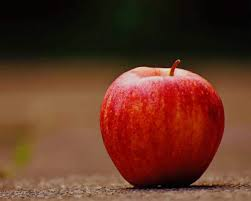
#> input picture src/dataset(apples)/img_p1_115.jpeg, 251 x 201 px; its folder holds only this picture in this run
$ python -i image_resize.py   (imports and definitions only)   (older library calls are emulated)
#> lines starting #> are read from the running program, lines starting #| are printed output that depends on the picture
from PIL import Image
import os
from tqdm import tqdm

def resize_and_crop_image(input_path, output_path, size=(512, 512)):
#> called with input_path = 'src/dataset(apples)/img_p1_115.jpeg', output_path = 'out.png', size = (512, 512)
    try:
        with Image.open(input_path) as img:
#> img is the input picture: PIL image 251x201 RGB; mean R, G, B 98.5, 53.5, 36.5
            if img.mode in ("RGBA", "P"):
                img = img.convert("RGB")

            target_width, target_height = size

            img_ratio = img.width / img.height #根据宽高比决定缩放方式
#> img_ratio = 1.25
            target_ratio = target_width / target_height

            if img_ratio > target_ratio: #图片过宽，按高度缩放
                new_height = target_height
                new_width = int(new_height * img_ratio)
#> new_width = 639
            else:
                new_width = target_width #图片过高或比例相等，按宽度缩放
                new_height = int(new_width / img_ratio)

            img_resized = img.resize((new_width, new_height), Image.ANTIALIAS)

            left = (new_width - target_width) / 2
#> left = 63.5
            top = (new_height - target_height) / 2
            right = left + target_width
#> right = 575.5
            bottom = top + target_height

            img_cropped = img_resized.crop((left, top, right, bottom))
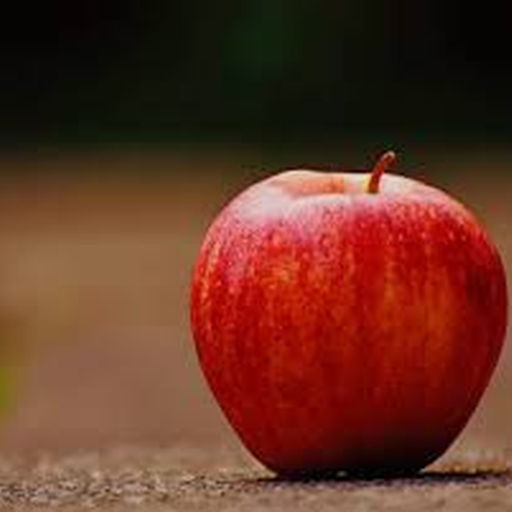
#> img_cropped: PIL image 512x512 RGB; mean R, G, B 100.6, 51.3, 35.7

            img_cropped.save(output_path)
    except Exception as e:
        print(f"处理图片时出错: {input_path}, 错误信息: {e}")

def resize_images_in_folder(input_folder, output_folder, size=(512, 512)):

    os.makedirs(output_folder, exist_ok=True)

    files = [f for f in os.listdir(input_folder) if f.lower().endswith((".png", ".jpg", ".jpeg", ".bmp", ".gif"))]

    for filename in tqdm(files, desc="处理图片", unit="张"):
        input_path = os.path.join(input_folder, filename)
        output_path = os.path.join(output_folder, filename)

        resize_and_crop_image(input_path, output_path, size)


# [7 lines not run here, left out]

>>> result = resize_and_crop_image('src/dataset(apples)/img_p1_115.jpeg', 'out.png')

$ run again, on src/dataset(apples)/img_p1_117.jpeg
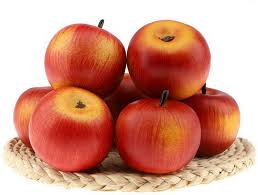
#> input picture src/dataset(apples)/img_p1_117.jpeg, 258 x 195 px
#> in resize_and_crop_image, img is the input picture: PIL image 258x195 RGB; mean R, G, B 210, 150.5, 132.6
#> in resize_and_crop_image, `img_cropped = img_resized.crop((left, top, right, bottom))`:
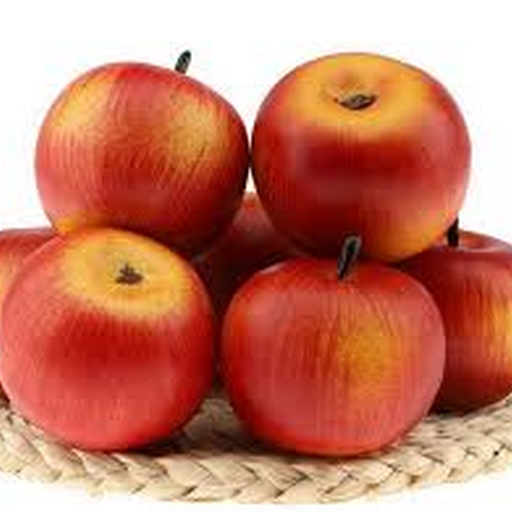
#> img_cropped: PIL image 512x512 RGB; mean R, G, B 198.4, 124.2, 103.5

$ run again, on src/dataset(apples)/img_p1_141.jpeg
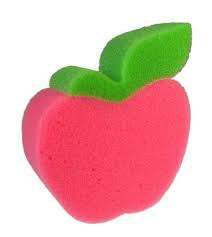
#> input picture src/dataset(apples)/img_p1_141.jpeg, 212 x 237 px
#> in resize_and_crop_image, img is the input picture: PIL image 212x237 RGB; mean R, G, B 228, 178.4, 173
#> in resize_and_crop_image, `img_cropped = img_resized.crop((left, top, right, bottom))`:
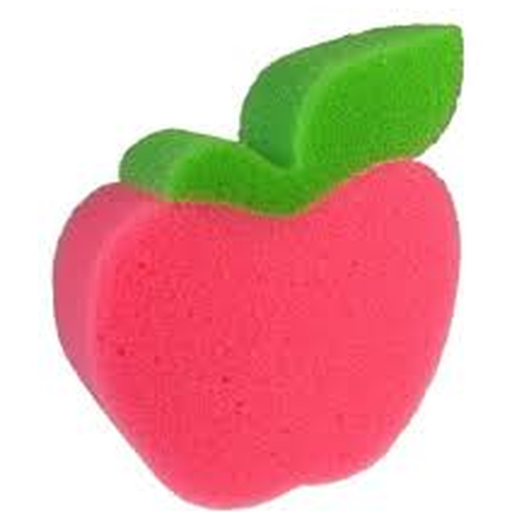
#> img_cropped: PIL image 512x512 RGB; mean R, G, B 224.8, 169.4, 163.4
